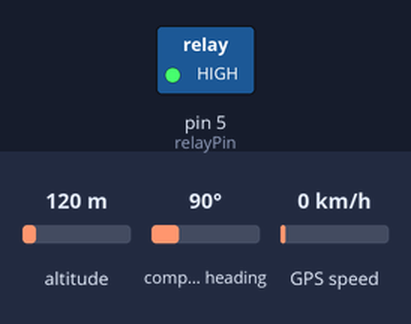
Recording of a sketch running on a simulated Arduino Mega 2560, built with avr-gcc and run on an emulated ATmega2560. On the bench: switched loads named in the sketch (green lamp = pin HIGH). The test bench sets the inputs (shaded band); at power-on: altitude 120 m, compass heading 90°, GPS speed 0 km/h. The GPS gets a fix after 3 s at 37.7749, -122.4194 with 8 satellites; what the sketch prints to the serial monitor is not drawn.

Above: at 0.1 s.
Timing chart, 0 to 1.6 s (numbered marks = the images above):
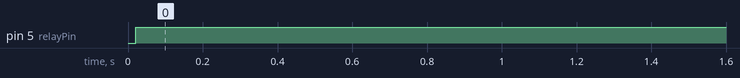

The sketch:

geofenceSquare.ino
```cpp
#include <TinyGPS.h>

/*
    GPS based square geofence, enables or disables a Relay based on Fence Position
 */

#define relayPin 5

//===================================
//Fence Position

#define zoneLat -36.7817944   //latitude
#define zoneLon -73.0745099   //longitude
#define zoneTol 0.0005        //+-tolerance

//===================================

TinyGPS gps;
float flat, flon;

void setup(){

  Serial.begin(115200); //arduino to pc serial port
  Serial1.begin(9600);  //GPS serial port
  pinMode(relayPin,OUTPUT);

}

void loop(){

    gpsRead();
    boolean isInZone=checkZone(flat, flon);

    if(isInZone){
      digitalWrite(relayPin,HIGH);  //Set relay if is in the zone
    }else{
      digitalWrite(relayPin,LOW);   //turn off relay out of zone
    }

}

void gpsRead(){

    while (Serial1.available()){
      char c = Serial1.read();   // gps to aduino messages
      if (gps.encode(c)){        // tinygps take the messages

         unsigned long age;
         gps.f_get_position(&flat, &flon, &age);  //getting positions

         long speed=gps.f_speed_kmph();
         Serial.print("LAT=");                   //showing the data
         Serial.print(flat, 6);
         Serial.print(" LON=");
         Serial.print(flon, 6);
         Serial.print(" SPEED=");
         Serial.println(speed, 6);

      }

    }

}

boolean checkZone(float latitude, float longitude){

  boolean isIn=(latitude<zoneLat+zoneTol || latitude>zoneLat-zoneTol || longitude<zoneLon+zoneTol || longitude>zoneLon-zoneTol);

  return isIn;

}
```

Measured:
- by itself, pin 5 (relayPin): LOW → HIGH at 0.02 s
